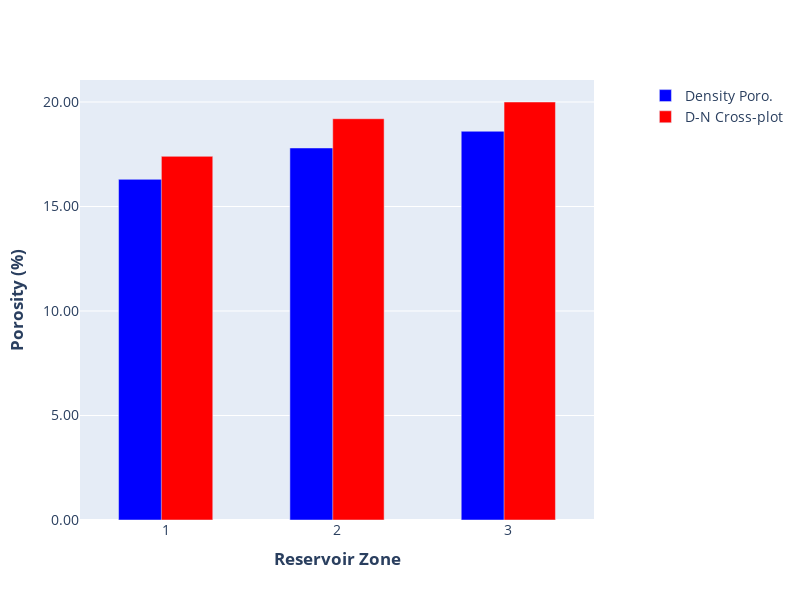
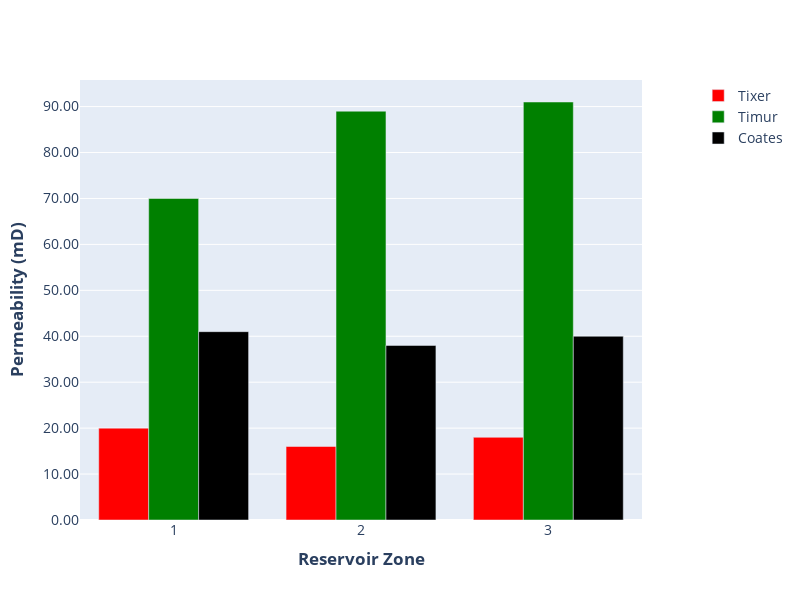

The notebook cell saved with these charts, in order:
### Code cell
# Well 4
fig7 = plot_porosity(reservoir_zone_porosity_well4, save_path="reservoir_graphs/porosity_well4.png")
fig8 = plot_permeability(reservoir_zone_perm_well4, save_path="reservoir_graphs/permeability_well4.png")
fig7.show()
fig8.show()

### Figure 1 — Plotly figure (JSON) as saved in the notebook; plotly's stock layout.template omitted (floating-point values rounded to 4 significant figures)
{"data": [{"marker": {"color": "blue"}, "name": "Density Poro.", "type": "bar", "width": 0.3, "x": [1, 2, 3, "Average"], "y": [16.3, 17.8, 18.6, 17.6]}, {"marker": {"color": "red"}, "name": "D-N Cross-plot", "type": "bar", "width": 0.3, "x": [1, 2, 3, "Average"], "y": [17.4, 19.2, 20.0, 18.8]}], "layout": {"bargap": 0.5, "barmode": "group", "font": {"size": 14}, "height": 600, "legend": {"orientation": "v", "x": 1.1, "y": 1}, "margin": {"b": 80, "l": 80, "r": 120, "t": 80}, "title": {"font": {"size": 16}}, "width": 800, "xaxis": {"dtick": 1, "tick0": 1, "tickmode": "linear", "title": {"text": "<b>Reservoir Zone</b>"}}, "yaxis": {"tickformat": ".2f", "title": {"text": "<b>Porosity (%)</b>"}}}}

### Figure 2 — Plotly figure (JSON) as saved in the notebook; plotly's stock layout.template omitted (floating-point values rounded to 4 significant figures)
{"data": [{"marker": {"color": "red"}, "name": "Tixer", "type": "bar", "x": [1, 2, 3, "Average"], "y": [20, 16, 18, 18]}, {"marker": {"color": "green"}, "name": "Timur", "type": "bar", "x": [1, 2, 3, "Average"], "y": [70, 89, 91, 83]}, {"marker": {"color": "black"}, "name": "Coates", "type": "bar", "x": [1, 2, 3, "Average"], "y": [41, 38, 40, 40]}], "layout": {"barmode": "group", "font": {"size": 14}, "height": 600, "legend": {"orientation": "v", "x": 1.1, "y": 1}, "margin": {"b": 80, "l": 80, "r": 120, "t": 80}, "title": {"font": {"size": 16}}, "width": 800, "xaxis": {"dtick": 1, "tick0": 1, "tickmode": "linear", "title": {"text": "<b>Reservoir Zone</b>"}}, "yaxis": {"tickformat": ".2f", "title": {"text": "<b>Permeability (mD)</b>"}}}}
